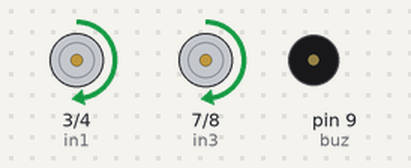
Simulated run of this sketch. Board: Arduino Uno, built with avr-gcc and run on an emulated ATmega328P. On the bench: motor-driver pin pairs drawn as motors (green arrow = first pin HIGH = forward, orange = second pin HIGH = backward, longer = more drive, scaled by the enable pin), buzzer (waves = sounding).

Above: at 0.1 s.
At 7.1 s:
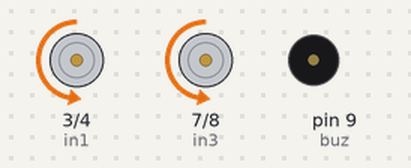
At 13.1 s:
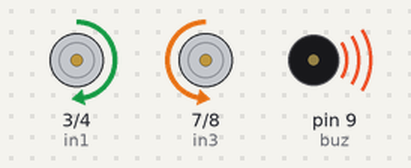
At 18.1 s:
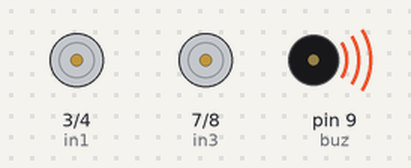
At 30.1 s:
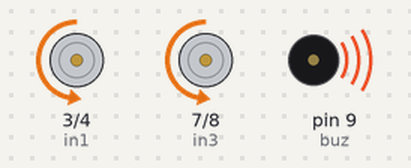
At 38.1 s:
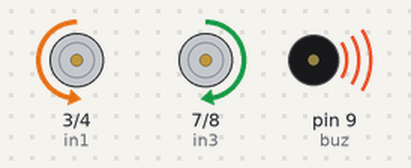
Timing chart, 0 to 39.6 s (numbered marks = the images above):
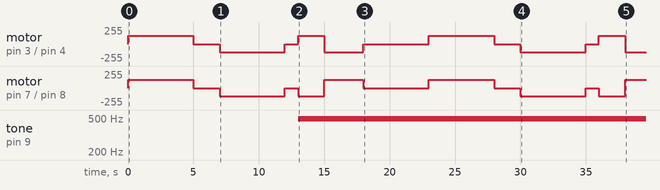

The sketch:

01_robot.ino
```cpp
const int in1 = 3;
const int in2 = 4;
const int in3 = 7;
const int in4 = 8;
const int en1 = 5;
const int en2 = 6;
const int buz =9;
void forward () {
  digitalWrite(in1, HIGH);
  digitalWrite(in2, LOW);
  digitalWrite(in3, HIGH);
  digitalWrite(in4, LOW);
  analogWrite(en1, 127);
  analogWrite(en2, 127);
 analogWrite(buz,0);

}
void back() {
  digitalWrite(in1, LOW);
  digitalWrite(in2, HIGH);
  digitalWrite(in3, LOW);
  digitalWrite(in4, HIGH);
  analogWrite(en1, 127);
  analogWrite(en2, 127);
   analogWrite(buz,0);

}
void left() {
  digitalWrite(in1, LOW);
  digitalWrite(in2, HIGH);
  digitalWrite(in3, HIGH);
  digitalWrite(in4, LOW);
  analogWrite(en1, 127);
  analogWrite(en2, 127);
 analogWrite(buz,127);

}
void right() {
  digitalWrite(in1, HIGH);
  digitalWrite(in2, LOW);
  digitalWrite(in3, LOW);
  digitalWrite(in4, HIGH);
  analogWrite(en1, 127);
  analogWrite(en2, 127);
 analogWrite(buz,127);

}
void Stop() {
  digitalWrite(in1, LOW);
  digitalWrite(in2, LOW);
  digitalWrite(in3, LOW);
  digitalWrite(in4, LOW);
  analogWrite(en1, 0);
  analogWrite(en2, 0);
 analogWrite(buz,255);
}

void setup() {
  pinMode(in1, OUTPUT);
  pinMode(in2, OUTPUT);
  pinMode(in3, OUTPUT);
  pinMode(in4, OUTPUT);
  pinMode(en1, OUTPUT);
  pinMode(en2, OUTPUT);
pinMode(buz,OUTPUT);
}


void loop() {
  forward();
  delay(5000);
  Stop();
  delay(2000);
  back();
  delay(5000);
  Stop();
  delay(1000);
  right();
  delay(2000);
  left();
  delay(3000);
  Stop();


  delay(5000);
}
```

Measured:
- by itself, tone on pin 9 (buz): silent → 490 Hz at 13.0 s
- by itself, motor on pin 3 (in1) / pin 4 (in2): stopped → forward 127/255 at 0.00 s, → stopped 5.0 s later, → backward 127/255 2.0 s later, → stopped 5.0 s later, … (13 changes in this stretch)
- by itself, motor on pin 7 (in3) / pin 8 (in4): stopped → forward 127/255 at 0.00 s, → stopped 5.0 s later, → backward 127/255 2.0 s later, → stopped 5.0 s later, … (13 changes in this stretch)
